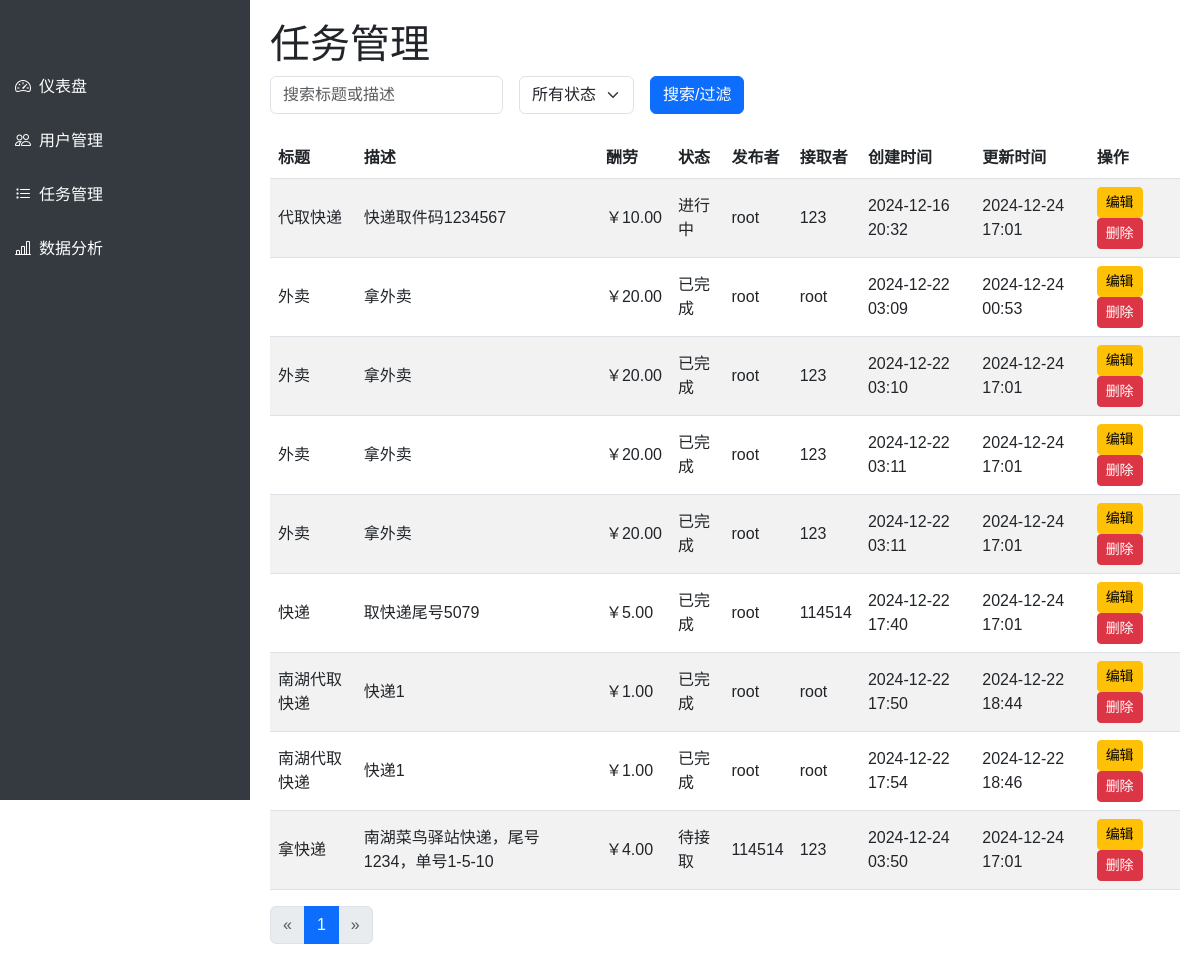
Page /backend/tasks/ (signed in) on the committed database.
### errands/models.py (models this page shows, shortened)
class Task(models.Model):
    TASK_TYPE_CHOICES = [
        ('express', '快递'),
        ('takeaway', '外卖'),
        ('purchase', '代购'),
        ('other', '其他'),
    ]
    STATUS_CHOICES = [
        ('pending', '待接取'),
        ('in_progress', '进行中'),
        ('completed', '已完成'),
        ('cancelled', '已取消'),
    ]
    title = models.CharField(max_length=100)
    description = models.TextField()
    reward = models.DecimalField(max_digits=10, decimal_places=2)
    status = models.CharField(
        max_length=20,
        choices=STATUS_CHOICES,
        default='pending'
    )
    created_by = models.ForeignKey(
        settings.AUTH_USER_MODEL,
        on_delete=models.CASCADE,
        null=True,
        blank=True,
        related_name='tasks_created'
    )
    assigned_to = models.ForeignKey(
        settings.AUTH_USER_MODEL,
        on_delete=models.SET_NULL,
        null=True,
        blank=True,
        related_name='tasks_assigned'
    )
    type = models.CharField(
        max_length=20,
        choices=TASK_TYPE_CHOICES,
        default='other'
    )
    created_at = models.DateTimeField(auto_now_add=True)
    updated_at = models.DateTimeField(auto_now=True)

class User(AbstractUser):
    student_id = models.CharField(max_length=20, unique=True, null=True, blank=True)
    phone = models.CharField(max_length=20, null=True, blank=True)
    avatar = models.ImageField(upload_to='avatars/', default='avatars/default.png', null=True, blank=True)

### backend/views.py (the view)
    def _wrapped_view(request, *args, **kwargs):
        if not request.user.is_authenticated:
            return redirect('login_page')  # 未登录，重定向到登录页面
        if not request.user.is_staff:
            raise PermissionDenied  # 已登录但非管理员，返回403错误
        return view_func(request, *args, **kwargs)

### backend/views.py (called while the page is built)
def admin_required(view_func):
    def _wrapped_view(request, *args, **kwargs):
        if not request.user.is_authenticated:
            return redirect('login_page')  # 未登录，重定向到登录页面
        if not request.user.is_staff:
            raise PermissionDenied  # 已登录但非管理员，返回403错误
        return view_func(request, *args, **kwargs)
    return _wrapped_view

### backend/templates/backend/task_list.html (shortened to what this page needs)
{% extends 'backend/base.html' %}
{% block content %}
<h1>任务管理</h1>
<form method="get" class="row g-3 mb-4">
  <div class="col-auto">
    <input type="text" name="search" class="form-control" placeholder="搜索标题或描述" value="{{ search_query }}">
  </div>
  <div class="col-auto">
    <select name="status" class="form-select">
      <option value="">所有状态</option>
    </select>
  </div>
  <div class="col-auto">
    <button type="submit" class="btn btn-primary">搜索/过滤</button>
  </div>
</form>
<table class="table table-striped mt-4">
  <thead>
    <tr>
      <th>标题</th>
      <th>描述</th>
      <th>酬劳</th>
      <th>状态</th>
      <th>发布者</th>
      <th>接取者</th>
      <th>创建时间</th>
      <th>更新时间</th>
      <th>操作</th>
    </tr>
  </thead>
  <tbody>
    {% for task in page_obj.object_list %}
      <tr>
        <td>{{ task.title }}</td>
        <td>{{ task.description|truncatechars:50 }}</td>
        <td>￥{{ task.reward }}</td>
        <td>{{ task.get_status_display }}</td>
        <td>{{ task.created_by.username }}</td>
        <td>
          {% if task.assigned_to %}
            {{ task.assigned_to.username }}
          {% else %}
            未分配
          {% endif %}
        </td>
        <td>{{ task.created_at|date:"Y-m-d H:i" }}</td>
        <td>{{ task.updated_at|date:"Y-m-d H:i" }}</td>
        <td>
          <a href="{% url 'backend:task_edit' task.id %}" class="btn btn-sm btn-warning">编辑</a>
          <a href="{% url 'backend:task_delete' task.id %}" class="btn btn-sm btn-danger">删除</a>
        </td>
      </tr>
    {% empty %}
      <tr>
        <td colspan="9">暂无任务。</td>
      </tr>
    {% endfor %}
  </tbody>
</table>
<nav aria-label="Page navigation">
  <ul class="pagination">
    {% if page_obj.has_previous %}
      <li class="page-item">
        <a class="page-link" href="?page={{ page_obj.previous_page_number }}&search={{ search_query }}&status={{ status_filter }}" aria-label="上一页">
          <span aria-hidden="true">&laquo;</span>
        </a>
      </li>
    {% else %}
      <li class="page-item disabled">
        <a class="page-link" href="#" aria-label="上一页">
          <span aria-hidden="true">&laquo;</span>
        </a>
      </li>
    {% endif %}
    {% for num in page_obj.paginator.page_range %}
      {% if page_obj.number == num %}
        <li class="page-item active"><a class="page-link" href="#">{{ num }}</a></li>
      {% else %}
        <li class="page-item">
          <a class="page-link" href="?page={{ num }}&search={{ search_query }}&status={{ status_filter }}">{{ num }}</a>
        </li>
      {% endif %}
    {% endfor %}
    {% if page_obj.has_next %}
      <li class="page-item">
        <a class="page-link" href="?page={{ page_obj.next_page_number }}&search={{ search_query }}&status={{ status_filter }}" aria-label="下一页">
          <span aria-hidden="true">&raquo;</span>
        </a>
      </li>
    {% else %}
      <li class="page-item disabled">
        <a class="page-link" href="#" aria-label="下一页">
          <span aria-hidden="true">&raquo;</span>
        </a>
      </li>
    {% endif %}
  </ul>
</nav>
{% endblock %}

### backend/static/backend/css/styles.css (style rules this page uses)
.table th, .table td { vertical-align: middle; }

### backend/templates/backend/base.html (style rules this page uses)
body { font-family: "Microsoft YaHei", sans-serif; }

### rows in the picture
Task: title "代取快递", description "快递取件码1234567", reward "10.00", status "进行中", created_by.username "root", assigned_to.username "123", created_at "2024-12-16 20:32", updated_at "2024-12-24 17:01"
Task: title "外卖", description "拿外卖", reward "20.00", status "已完成", created_by.username "root", assigned_to.username "root", created_at "2024-12-22 03:09", updated_at "2024-12-24 00:53"
Task: title "外卖", description "拿外卖", reward "20.00", status "已完成", created_by.username "root", assigned_to.username "123", created_at "2024-12-22 03:10", updated_at "2024-12-24 17:01"
Task: title "外卖", description "拿外卖", reward "20.00", status "已完成", created_by.username "root", assigned_to.username "123", created_at "2024-12-22 03:11", updated_at "2024-12-24 17:01"
Task: title "外卖", description "拿外卖", reward "20.00", status "已完成", created_by.username "root", assigned_to.username "123", created_at "2024-12-22 03:11", updated_at "2024-12-24 17:01"
Task: title "快递", description "取快递尾号5079", reward "5.00", status "已完成", created_by.username "root", assigned_to.username "114514", created_at "2024-12-22 17:40", updated_at "2024-12-24 17:01"
Task: title "南湖代取快递", description "快递1", reward "1.00", status "已完成", created_by.username "root", assigned_to.username "root", created_at "2024-12-22 17:50", updated_at "2024-12-22 18:44"
Task: title "南湖代取快递", description "快递1", reward "1.00", status "已完成", created_by.username "root", assigned_to.username "root", created_at "2024-12-22 17:54", updated_at "2024-12-22 18:46"
Task: title "拿快递", description "南湖菜鸟驿站快递，尾号1234，单号1-5-10", reward "4.00", status "待接取", created_by.username "114514", assigned_to.username "123", created_at "2024-12-24 03:50", updated_at "2024-12-24 17:01"

### other values in the picture
{{ num }} "1"
